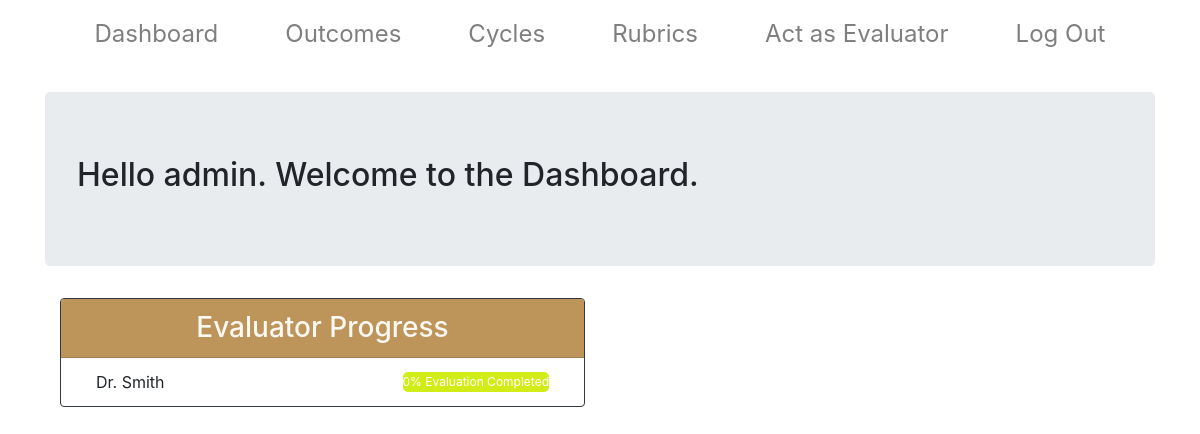
The page /home (signed in) on the database as committed earlier.
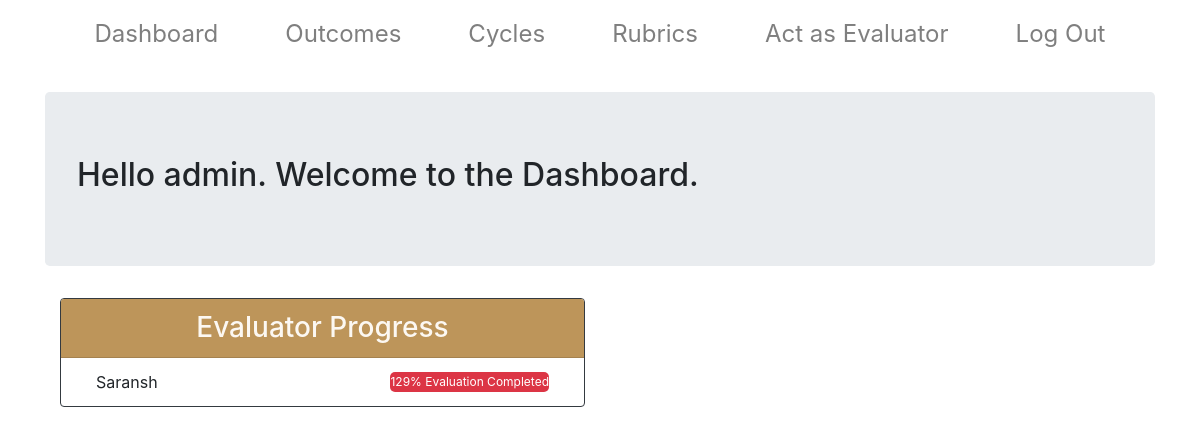
The same page on the database as committed later.
### main/models.py (models this page shows)
class Evaluator(models.Model):
    name = models.CharField(max_length=100)
    email = models.CharField(max_length=200)
    perc_completed = models.FloatField(null=True,blank=True,default=0.0)
    def __str__(self):
        return self.name

### main/views.py (the view, shortened to what this page needs)
# urls.py: path('home', views.evaluatorhome, name='evaluatorhome'),
@login_required
def evaluatorhome(request):
    if request.user.is_superuser:
        cyc = Cycle.objects.all()
        mycyc = 0
        for cycles in cyc:
            if(cycles.isCurrent):
                mycyc = cycles
        outcome_a = Outcome.objects.all()
        outcome_list = []
        for oc in outcome_a:
            for v in oc.cycle.all():
                if(v == mycyc):
                    outcome_list.append(oc)
        measure_a = Measure.objects.all()
        measure_list = []
        for me in measure_a:
            for o in outcome_list:
                if(me.outcome==o):
                    measure_list.append(me)
        eval_a = Evaluator.objects.all()
        evaluator_list = []
        for eval in eval_a:
            for mymea in measure_list:
                for eval_more in mymea.evaluator.all():
                    if(eval==eval_more):
                        evaluator_list.append(eval)
        context = {'evaluator':evaluator_list}
        return render(request, 'main/adminhome.html', context)

### main/templates/main/adminhome.html (shortened to what this page needs)
{% extends  'main/adminbase.html' %}
{%load static%}
{%block body_block%}
    <div class = "container-fluid">
      <div class = "container" id = "main_content">
       <div class="jumbotron">
            <h2>Hello {{user.username}}. Welcome to the Dashboard. </h2>
        </div>
        <div class = "col col-lg-6 col-md-6 col-sm-12">
           <div class = "card border-dark mb-3">
             <h3 class = "card-header title text-center"> Evaluator Progress </h3>
             <div class="container">
              <ul class="list-group list-group-flush ">
             {% for eval in evaluator %}
                 <li class = "list-group-item d-flex justify-content-between d-flex align-items-center">{{eval}}
               <div class="progress ">
                   <div class="progress-bar bg-danger " role="progressbar" aria-valuenow="40"
                   aria-valuemin="0" aria-valuemax="100" style="width:{{eval.perc_completed}}%">
                     {{eval.perc_completed|floatformat:0}}% Evaluation Completed
                   </div>
               </div>
             </li>
               {% endfor %}
             </ul>
             </div>
           </div>
         </div>
</div>
</div>
{%endblock%}

Rows that differ between the two databases and show on the page:
no longer on this page (row unchanged): Evaluator: name "Dr. Smith", perc_completed "0"
added Evaluator: name "Saransh", perc_completed "129"
